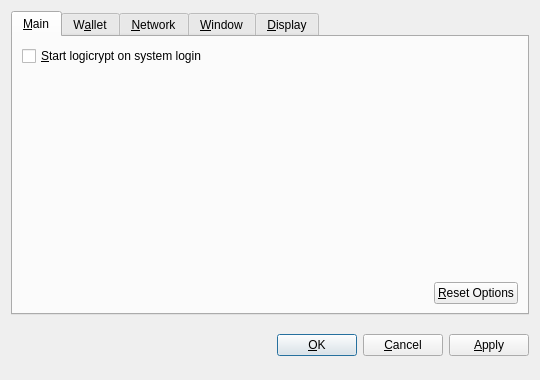
<?xml version="1.0" encoding="UTF-8"?>
<ui version="4.0">
 <class>OptionsDialog</class>
 <widget class="QDialog" name="OptionsDialog">
  <property name="geometry">
   <rect>
    <x>0</x>
    <y>0</y>
    <width>540</width>
    <height>380</height>
   </rect>
  </property>
  <property name="windowTitle">
   <string>Options</string>
  </property>
  <property name="modal">
   <bool>true</bool>
  </property>
  <layout class="QVBoxLayout" name="verticalLayout">
   <item>
    <widget class="QTabWidget" name="tabWidget">
     <property name="tabPosition">
      <enum>QTabWidget::North</enum>
     </property>
     <property name="currentIndex">
      <number>0</number>
     </property>
     <widget class="QWidget" name="tabMain">
      <attribute name="title">
       <string>&amp;Main</string>
      </attribute>
      <layout class="QVBoxLayout" name="verticalLayout_Main">
       <item>
        <widget class="QCheckBox" name="bitcoinAtStartup">
         <property name="toolTip">
          <string>Automatically start logicrypt after logging in to the system.</string>
         </property>
         <property name="text">
          <string>&amp;Start logicrypt on system login</string>
         </property>
        </widget>
       </item>
       <item>
        <spacer name="verticalSpacer_Main">
         <property name="orientation">
          <enum>Qt::Vertical</enum>
         </property>
         <property name="sizeHint" stdset="0">
          <size>
           <width>20</width>
           <height>40</height>
          </size>
         </property>
        </spacer>
       </item>
       <item>
        <layout class="QHBoxLayout" name="horizontalLayout_2_Main">
         <item>
          <spacer name="horizontalSpacer_2_Main">
           <property name="orientation">
            <enum>Qt::Horizontal</enum>
           </property>
           <property name="sizeHint" stdset="0">
            <size>
             <width>40</width>
             <height>20</height>
            </size>
           </property>
          </spacer>
         </item>
         <item>
          <widget class="QPushButton" name="resetButton">
           <property name="toolTip">
            <string>Reset all client options to default.</string>
           </property>
           <property name="text">
            <string>&amp;Reset Options</string>
           </property>
           <property name="autoDefault">
            <bool>false</bool>
           </property>
          </widget>
         </item>
        </layout>
       </item>
      </layout>
     </widget>
     <widget class="QWidget" name="tabWallet">
      <attribute name="title">
       <string>W&amp;allet</string>
      </attribute>
      <layout class="QVBoxLayout" name="verticalLayout_Network">
       <item>
        <widget class="QLabel" name="transactionFeeInfoLabel">
         <property name="text">
          <string>Optional transaction fee per kB that helps make sure your transactions are processed quickly. Most transactions are 1 kB.</string>
         </property>
         <property name="textFormat">
          <enum>Qt::PlainText</enum>
         </property>
         <property name="wordWrap">
          <bool>true</bool>
         </property>
        </widget>
       </item>
       <item>
        <layout class="QHBoxLayout" name="horizontalLayout_1_Main">
         <item>
          <widget class="QLabel" name="transactionFeeLabel">
           <property name="text">
            <string>Pay transaction &amp;fee</string>
           </property>
           <property name="textFormat">
            <enum>Qt::PlainText</enum>
           </property>
           <property name="buddy">
            <cstring>transactionFee</cstring>
           </property>
          </widget>
         </item>
         <item>
          <widget class="BitcoinAmountField" name="transactionFee"/>
         </item>
         <item>
          <spacer name="horizontalSpacer_1_Main">
           <property name="orientation">
            <enum>Qt::Horizontal</enum>
           </property>
           <property name="sizeHint" stdset="0">
            <size>
             <width>40</width>
             <height>20</height>
            </size>
           </property>
          </spacer>
         </item>
        </layout>
       </item>
       <item>
        <widget class="QLabel" name="label">
         <property name="text">
          <string>If you disable the spending of unconfirmed change, the change from a transaction cannot be used until that transaction has at least one confirmation. This also affects how your balance is computed.</string>
         </property>
         <property name="wordWrap">
          <bool>true</bool>
         </property>
        </widget>
       </item>
       <item>
        <widget class="QCheckBox" name="spendZeroConfChange">
         <property name="text">
          <string>Spend unconfirmed change  (experts only)</string>
         </property>
        </widget>
       </item>
       <item>
        <spacer name="verticalSpacer">
         <property name="orientation">
          <enum>Qt::Vertical</enum>
         </property>
         <property name="sizeHint" stdset="0">
          <size>
           <width>20</width>
           <height>40</height>
          </size>
         </property>
        </spacer>
       </item>
      </layout>
     </widget>
     <widget class="QWidget" name="tabNetwork">
      <attribute name="title">
       <string>&amp;Network</string>
      </attribute>
      <layout class="QVBoxLayout" name="verticalLayout_Network">
       <item>
        <widget class="QCheckBox" name="mapPortUpnp">
         <property name="toolTip">
          <string>Automatically open the logicrypt client port on the router. This only works when your router supports UPnP and it is enabled.</string>
         </property>
         <property name="text">
          <string>Map port using &amp;UPnP</string>
         </property>
        </widget>
       </item>
       <item>
        <widget class="QCheckBox" name="connectSocks">
         <property name="toolTip">
          <string>Connect to the logicrypt network through a SOCKS proxy (e.g. when connecting through Tor).</string>
         </property>
         <property name="text">
          <string>&amp;Connect through SOCKS proxy:</string>
         </property>
        </widget>
       </item>
       <item>
        <layout class="QHBoxLayout" name="horizontalLayout_Network">
         <item>
          <widget class="QLabel" name="proxyIpLabel">
           <property name="text">
            <string>Proxy &amp;IP:</string>
           </property>
           <property name="textFormat">
            <enum>Qt::PlainText</enum>
           </property>
           <property name="buddy">
            <cstring>proxyIp</cstring>
           </property>
          </widget>
         </item>
         <item>
          <widget class="QValidatedLineEdit" name="proxyIp">
           <property name="maximumSize">
            <size>
             <width>140</width>
             <height>16777215</height>
            </size>
           </property>
           <property name="toolTip">
            <string>IP address of the proxy (e.g. 127.0.0.1)</string>
           </property>
          </widget>
         </item>
         <item>
          <widget class="QLabel" name="proxyPortLabel">
           <property name="text">
            <string>&amp;Port:</string>
           </property>
           <property name="textFormat">
            <enum>Qt::PlainText</enum>
           </property>
           <property name="buddy">
            <cstring>proxyPort</cstring>
           </property>
          </widget>
         </item>
         <item>
          <widget class="QLineEdit" name="proxyPort">
           <property name="maximumSize">
            <size>
             <width>55</width>
             <height>16777215</height>
            </size>
           </property>
           <property name="toolTip">
            <string>Port of the proxy (e.g. 9050)</string>
           </property>
          </widget>
         </item>
         <item>
          <widget class="QLabel" name="socksVersionLabel">
           <property name="text">
            <string>SOCKS &amp;Version:</string>
           </property>
           <property name="textFormat">
            <enum>Qt::PlainText</enum>
           </property>
           <property name="buddy">
            <cstring>socksVersion</cstring>
           </property>
          </widget>
         </item>
         <item>
          <widget class="QValueComboBox" name="socksVersion">
           <property name="toolTip">
            <string>SOCKS version of the proxy (e.g. 5)</string>
           </property>
          </widget>
         </item>
         <item>
          <spacer name="horizontalSpacer_Network">
           <property name="orientation">
            <enum>Qt::Horizontal</enum>
           </property>
           <property name="sizeHint" stdset="0">
            <size>
             <width>40</width>
             <height>20</height>
            </size>
           </property>
          </spacer>
         </item>
        </layout>
       </item>
       <item>
        <spacer name="verticalSpacer_Network">
         <property name="orientation">
          <enum>Qt::Vertical</enum>
         </property>
         <property name="sizeHint" stdset="0">
          <size>
           <width>20</width>
           <height>40</height>
          </size>
         </property>
        </spacer>
       </item>
      </layout>
     </widget>
     <widget class="QWidget" name="tabWindow">
      <attribute name="title">
       <string>&amp;Window</string>
      </attribute>
      <layout class="QVBoxLayout" name="verticalLayout_Window">
       <item>
        <widget class="QCheckBox" name="minimizeToTray">
         <property name="toolTip">
          <string>Show only a tray icon after minimizing the window.</string>
         </property>
         <property name="text">
          <string>&amp;Minimize to the tray instead of the taskbar</string>
         </property>
        </widget>
       </item>
       <item>
        <widget class="QCheckBox" name="minimizeOnClose">
         <property name="toolTip">
          <string>Minimize instead of exit the application when the window is closed. When this option is enabled, the application will be closed only after selecting Quit in the menu.</string>
         </property>
         <property name="text">
          <string>M&amp;inimize on close</string>
         </property>
        </widget>
       </item>
       <item>
        <spacer name="verticalSpacer_Window">
         <property name="orientation">
          <enum>Qt::Vertical</enum>
         </property>
         <property name="sizeHint" stdset="0">
          <size>
           <width>20</width>
           <height>40</height>
          </size>
         </property>
        </spacer>
       </item>
      </layout>
     </widget>
     <widget class="QWidget" name="tabDisplay">
      <attribute name="title">
       <string>&amp;Display</string>
      </attribute>
      <layout class="QVBoxLayout" name="verticalLayout_Display">
       <item>
        <layout class="QHBoxLayout" name="horizontalLayout_1_Display">
         <item>
          <widget class="QLabel" name="langLabel">
           <property name="text">
            <string>User Interface &amp;language:</string>
           </property>
           <property name="textFormat">
            <enum>Qt::PlainText</enum>
           </property>
           <property name="buddy">
            <cstring>lang</cstring>
           </property>
          </widget>
         </item>
         <item>
          <widget class="QValueComboBox" name="lang">
           <property name="toolTip">
            <string>The user interface language can be set here. This setting will take effect after restarting logicrypt.</string>
           </property>
          </widget>
         </item>
        </layout>
       </item>
       <item>
        <layout class="QHBoxLayout" name="horizontalLayout_2_Display">
         <item>
          <widget class="QLabel" name="unitLabel">
           <property name="text">
            <string>&amp;Unit to show amounts in:</string>
           </property>
           <property name="textFormat">
            <enum>Qt::PlainText</enum>
           </property>
           <property name="buddy">
            <cstring>unit</cstring>
           </property>
          </widget>
         </item>
         <item>
          <widget class="QValueComboBox" name="unit">
           <property name="toolTip">
            <string>Choose the default subdivision unit to show in the interface and when sending coins.</string>
           </property>
          </widget>
         </item>
        </layout>
       </item>
       <item>
        <widget class="QCheckBox" name="displayAddresses">
         <property name="toolTip">
          <string>Whether to show logicrypt addresses in the transaction list or not.</string>
         </property>
         <property name="text">
          <string>&amp;Display addresses in transaction list</string>
         </property>
        </widget>
       </item>
       <item>
        <widget class="QCheckBox" name="coinControlFeatures">
         <property name="toolTip">
          <string>Whether to show coin control features or not.</string>
         </property>
         <property name="text">
          <string>Display coin &amp;control features (experts only!)</string>
         </property>
        </widget>
       </item>
       <item>
        <spacer name="verticalSpacer_Display">
         <property name="orientation">
          <enum>Qt::Vertical</enum>
         </property>
         <property name="sizeHint" stdset="0">
          <size>
           <width>20</width>
           <height>40</height>
          </size>
         </property>
        </spacer>
       </item>
      </layout>
     </widget>
    </widget>
   </item>
   <item>
    <layout class="QHBoxLayout" name="horizontalLayout_Buttons">
     <item>
      <spacer name="horizontalSpacer_1">
       <property name="orientation">
        <enum>Qt::Horizontal</enum>
       </property>
       <property name="sizeHint" stdset="0">
        <size>
         <width>40</width>
         <height>48</height>
        </size>
       </property>
      </spacer>
     </item>
     <item>
      <widget class="QLabel" name="statusLabel">
       <property name="font">
        <font>
         <weight>75</weight>
         <bold>true</bold>
        </font>
       </property>
       <property name="text">
        <string/>
       </property>
       <property name="textFormat">
        <enum>Qt::PlainText</enum>
       </property>
       <property name="wordWrap">
        <bool>true</bool>
       </property>
      </widget>
     </item>
     <item>
      <spacer name="horizontalSpacer_2">
       <property name="orientation">
        <enum>Qt::Horizontal</enum>
       </property>
       <property name="sizeHint" stdset="0">
        <size>
         <width>40</width>
         <height>48</height>
        </size>
       </property>
      </spacer>
     </item>
     <item>
      <widget class="QPushButton" name="okButton">
       <property name="text">
        <string>&amp;OK</string>
       </property>
      </widget>
     </item>
     <item>
      <widget class="QPushButton" name="cancelButton">
       <property name="text">
        <string>&amp;Cancel</string>
       </property>
       <property name="autoDefault">
        <bool>false</bool>
       </property>
      </widget>
     </item>
     <item>
      <widget class="QPushButton" name="applyButton">
       <property name="text">
        <string>&amp;Apply</string>
       </property>
       <property name="autoDefault">
        <bool>false</bool>
       </property>
      </widget>
     </item>
    </layout>
   </item>
  </layout>
 </widget>
 <customwidgets>
  <customwidget>
   <class>BitcoinAmountField</class>
   <extends>QSpinBox</extends>
   <header>bitcoinamountfield.h</header>
  </customwidget>
  <customwidget>
   <class>QValueComboBox</class>
   <extends>QComboBox</extends>
   <header>qvaluecombobox.h</header>
  </customwidget>
  <customwidget>
   <class>QValidatedLineEdit</class>
   <extends>QLineEdit</extends>
   <header>qvalidatedlineedit.h</header>
  </customwidget>
 </customwidgets>
 <resources/>
 <connections/>
</ui>
